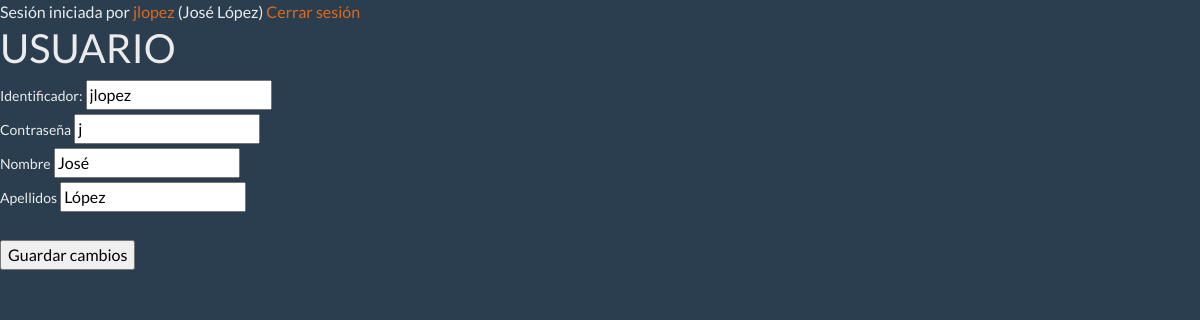
Screenshot of /UsuarioPerfilVer.php (signed in) with the database file from the repository.
### tables this page shows
CREATE TABLE `Usuario` (
                           `id` int(11) NOT NULL,
                           `identificador` varchar(40) NOT NULL,
                           `contrasenna` varchar(80) NOT NULL,
                           `codigoCookie` varchar(50) DEFAULT NULL,
                           `caducidadCodigoCookie` timestamp NULL DEFAULT NULL,
                           `tipoUsuario` int(11) NOT NULL,
                           `nombre` varchar(50) NOT NULL,
                           `apellidos` varchar(50) NOT NULL
);

### UsuarioPerfilVer.php (the view, shortened to what this page needs)
<?php
require_once "DAO.php";
$id = (int)$_SESSION["id"];
$usuario = DAO::obtenerUsuarioPorId($id);
?>
<html>
<head>
    <link rel="stylesheet" href="https://stackpath.bootstrapcdn.com/bootswatch/4.5.2/superhero/bootstrap.min.css">
</head>
<body>
    <h1>USUARIO</h1>
    <form method='post' action='UsuarioPerfilGuardar.php'>
        <label for='identificador'>Identificador: </label>
        <input type='text' name='identificador' value='<?= $usuario["identificador"] ?>' />
        <br />
        <label for='contrasenna'>Contraseña</label>
        <input type='text' name='contrasenna' value='<?= $usuario["contrasenna"] ?>' />
        <br />
        <label for='nombre'>Nombre</label>
        <input type='text' name='nombre' value='<?= $usuario["nombre"] ?>' />
        <br />
        <label for='apellidos'>Apellidos</label>
        <input type='text' name='apellidos' value='<?= $usuario["apellidos"] ?>' />
        <br />
        <br />
        <input type='submit' name='guardar' value='Guardar cambios' />
    </form>
</body>
</html>

### rows the page displays
usuario: identificador "jlopez", contrasenna "j", nombre "José", apellidos "López"

### other values shown
$_SESSION[identificador] "jlopez"
$_SESSION[nombre] "José"
$_SESSION[apellidos] "López"
